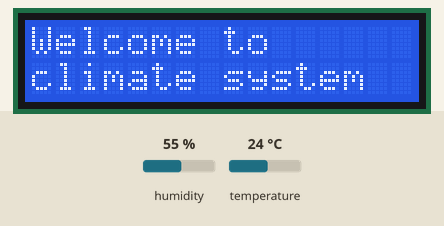
The sketch below on a simulated ESP8266 (NodeMCU). Shown: 16×2 character LCD. The inputs (shaded band) are chosen by the test bench; at power-on: humidity 55 %, temperature 24 °C. WiFi joins after 1.5 s; servers stay silent unless stated; what the sketch prints to the serial monitor is not drawn.

Above: at 0.1 s.
At 15.2 s:
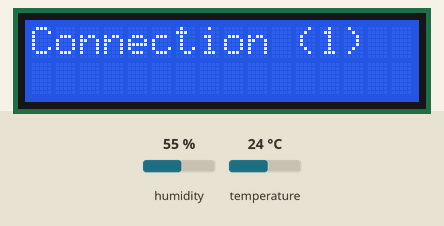
At 25.2 s:
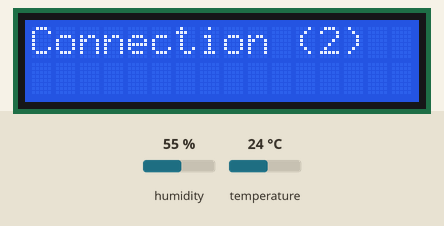
At 35.2 s:
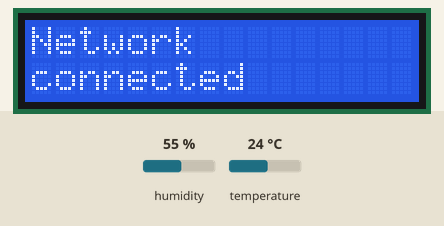
At 40.2 s:
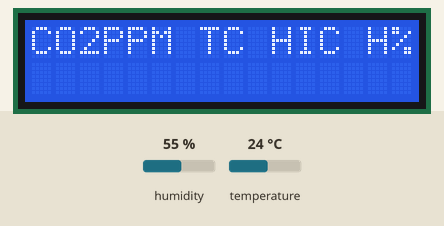
At 41.3 s:
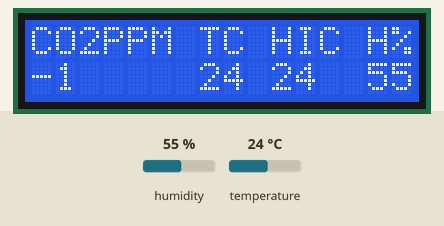

Measured:
- what the display in image 1 shows lasts 10.0 s, from 15.1 s to 25.1 s
- what the display in image 3 shows lasts 5.1 s, from 35.1 s to 40.2 s
- what the display in image 4 shows lasts 1.0 s, from 40.2 s to 41.2 s

The sketch:

climate.ino
```cpp
// see config.example.h
#include "./config.h"

#include <Wire.h>
#include <SoftwareSerial.h>;
#include <DHT.h>
#include <LiquidCrystal_I2C.h>
#include <ESP8266WiFi.h>
// https://github.com/mathworks/thingspeak-arduino
#include <ThingSpeak.h>

// I2C (for LCD):
// power - 5v
// D3/GPIO0 - SDA display, D4/GPIO2 - SCL display
#define SDA_PIN 0
#define SCL_PIN 2

// DHT11:
// power - 3.3v or 5v
// D5/GPIO14
#define DHT_PIN 14

// MH-Z19:
// power - 5v
// D6 - TX sensor, D7 - RX sensor
#define CO2_TX D6
#define CO2_RX D7

int wifiStatus = WL_IDLE_STATUS;

SoftwareSerial co2Serial(CO2_TX, CO2_RX);
DHT dht(DHT_PIN, DHT11);
// 0x27 | 0x3F
LiquidCrystal_I2C lcd (0x3F, 16, 2);
WiFiClient wifiClient;

/*
  dht_data:
  0 - humidity
  1 - temperature
  2 - heat index
*/
bool readDHT(float *dht_data)
{
  float h = dht.readHumidity();
  // Read temperature as Celsius (the default)
  float t = dht.readTemperature();

  // Check if any reads failed and exit early (to try again).
  if (isnan(h) || isnan(t)) {
    Serial.println("Failed to read from DHT sensor!");
    return false;
  }

  // Compute heat index in Celsius (isFahreheit = false)
  float hi = dht.computeHeatIndex(t, h, false);

  dht_data[0] = h;
  dht_data[1] = t;
  dht_data[2] = hi;

  return true;
}

int readCO2()
{
  byte cmd[9] = {0xFF, 0x01, 0x86, 0x00, 0x00, 0x00, 0x00, 0x00, 0x79};
  char response[9];

  co2Serial.write(cmd, 9); //request PPM CO2
  co2Serial.readBytes(response, 9);

  byte crc = 0;
  for (int i = 1; i < 8; i++)
  {
    crc += response[i];
  }
  crc = 255 - crc;
  crc++;

  if (response[8] != crc)
  {
    Serial.println("Wrong crc from co2 sensor!");
    return -1;
  }
  if (response[0] != 0xFF)
  {
    Serial.println("Wrong starting byte from co2 sensor!");
    return -1;
  }
  if (response[1] != 0x86)
  {
    Serial.println("Wrong command from co2 sensor!");
    return -1;
  }

  int responseHigh = (int) response[2];
  int responseLow = (int) response[3];
  int ppm = (256 * responseHigh) + responseLow;
  return ppm;
}

void setup()
{
  Serial.begin(9600);

  Wire.begin(SDA_PIN, SCL_PIN);
  lcd.begin();
  lcd.backlight();

  lcd.clear();
  lcd.setCursor(0, 0);
  lcd.print("Welcome to");
  lcd.setCursor(0, 1);
  lcd.print("climate system");
  // если маленькое время, то почему-то не подключается к wifi
  delay(15000);

  lcd.clear();
  lcd.setCursor(0, 1);
  lcd.print(SSID_NAME);
  int connect_try = 0;
  while (wifiStatus != WL_CONNECTED) {
    connect_try++;
    lcd.setCursor(0, 0);
    lcd.print("Connection (" + String(connect_try) + ")");
    wifiStatus = WiFi.begin(SSID_NAME, SSID_PASS);
    delay(10000);
  }

  ThingSpeak.begin(wifiClient);

  lcd.clear();
  lcd.setCursor(0, 0);
  lcd.print("Network");
  lcd.setCursor(0, 1);
  lcd.print("connected");

  co2Serial.begin(9600);

  delay(5000);

  lcd.clear();
  lcd.setCursor(0, 0);
  lcd.print("CO2PPM TC HIC H%");

  // в примерах этого не было, но без него после переподключения
  // начинается не со стартового байта (какой-то сдвиг ответа)
  co2Serial.flush();
}

void loop()
{
  int co2_ppm = readCO2();

  float dht_data[] = { -1, -1, -1};
  bool dht_status = readDHT(dht_data);

  Serial.print("CO2: ");
  Serial.print(co2_ppm);
  Serial.print(" ppm\t");
  Serial.print("Humidity: ");
  Serial.print(dht_data[0]);
  Serial.print(" %\t");
  Serial.print("Temperature: ");
  Serial.print(dht_data[1]);
  Serial.print(" *C\t");
  Serial.print("Heat index: ");
  Serial.print(dht_data[2]);
  Serial.print(" *C\n");

  lcd.setCursor(0, 1);
  lcd.print("                ");
  lcd.setCursor(0, 1);
  lcd.print(co2_ppm);
  lcd.setCursor(7, 1);
  lcd.print(dht_data[1], 0);
  lcd.setCursor(10, 1);
  lcd.print(dht_data[2], 0);
  lcd.setCursor(14, 1);
  lcd.print(dht_data[0], 0);

  ThingSpeak.setField(TS_F_CO2, co2_ppm);
  ThingSpeak.setField(TS_F_TEMPERATURE, dht_data[1]);
  ThingSpeak.setField(TS_F_HEAT_INDEX, dht_data[2]);
  ThingSpeak.setField(TS_F_HUDIMITY, dht_data[0]);
  ThingSpeak.writeFields(TS_CH_ID, TS_CH_WKEY);

  delay(10000);
}
```

config.example.h
```cpp
// wifi credentials
#define SSID_NAME ""
#define SSID_PASS ""

// thingspeak credentials
// channel id
#define TS_CH_ID 123456
// channel api write key
#define TS_CH_WKEY "XXXXXXXXXXXXXXXX"

// thingspeak fields
#define TS_F_CO2 1
#define TS_F_TEMPERATURE 2
#define TS_F_HEAT_INDEX 3
#define TS_F_HUDIMITY 4
```
